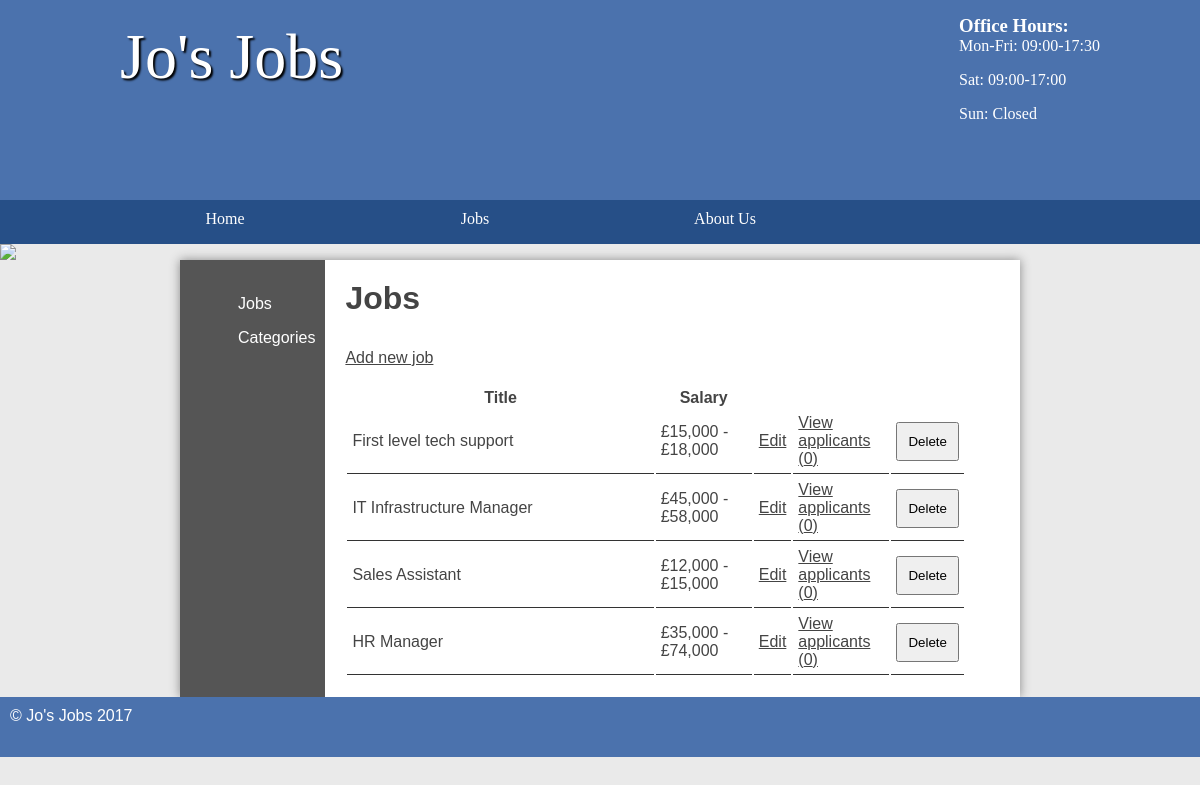
Screenshot of /websites/jobs/public/admin/jobs.php (signed in) with the database file from the repository.
### tables this page shows
CREATE TABLE `job` (
  `id` int(11) NOT NULL,
  `title` varchar(45) DEFAULT NULL,
  `description` longblob DEFAULT NULL,
  `salary` varchar(45) DEFAULT NULL,
  `closingDate` date DEFAULT NULL,
  `categoryId` int(11) DEFAULT NULL,
  `location` varchar(255) DEFAULT NULL,
  `archived` tinyint(1) NOT NULL DEFAULT 0
);

### websites/jobs/public/admin/jobs.php (the view, shortened to what this page needs)
<?php
$pdo = new PDO('mysql:dbname=job;host=mysql', 'student', 'student');
?>
<!DOCTYPE html>
<html>
	<head>
		<link rel="stylesheet" href="/styles.css"/>
	</head>
	<body>
	<header>
		<section>
			<aside>
				<h3>Office Hours:</h3>
				<p>Mon-Fri: 09:00-17:30</p>
				<p>Sat: 09:00-17:00</p>
				<p>Sun: Closed</p>
			</aside>
			<h1>Jo's Jobs</h1>
		</section>
	</header>
	<nav>
		<ul>
			<li><a href="/">Home</a></li>
			<li>Jobs
			</li>
			<li><a href="/about.html">About Us</a></li>
		</ul>
	</nav>
	<img src="/images/randombanner.php"/>
	<main class="sidebar">
	<section class="left">
		<ul>
			<li><a href="jobs.php">Jobs</a></li>
			<li><a href="categories.php">Categories</a></li>
		</ul>
	</section>
	<section class="right">
	<?php
		if (isset($_SESSION['loggedin']) && $_SESSION['loggedin'] == true) {
		?>
			<h2>Jobs</h2>
			<a class="new" href="addjob.php">Add new job</a>
			<?php
			echo '<table>';
			echo '<thead>';
			echo '<tr>';
			echo '<th>Title</th>';
			echo '<th style="width: 15%">Salary</th>';
			echo '<th style="width: 5%">&nbsp;</th>';
			echo '<th style="width: 15%">&nbsp;</th>';
			echo '<th style="width: 5%">&nbsp;</th>';
			echo '<th style="width: 5%">&nbsp;</th>';
			echo '</tr>';
			$stmt = $pdo->query('SELECT * FROM job');
			foreach ($stmt as $job) {
				$applicants = $pdo->prepare('SELECT count(*) as count FROM applicants WHERE jobId = :jobId');
				$applicants->execute(['jobId' => $job['id']]);
				$applicantCount = $applicants->fetch();
				echo '<tr>';
				echo '<td>' . $job['title'] . '</td>';
				echo '<td>' . $job['salary'] . '</td>';
				echo '<td><a style="float: right" href="editjob.php?id=' . $job['id'] . '">Edit</a></td>';
				echo '<td><a style="float: right" href="applicants.php?id=' . $job['id'] . '">View applicants (' . $applicantCount['count'] . ')</a></td>';
				echo '<td><form method="post" action="deletejob.php">
				<input type="hidden" name="id" value="' . $job['id'] . '" />
				<input type="submit" name="submit" value="Delete" />
				</form></td>';
				echo '</tr>';
			}
			echo '</thead>';
			echo '</table>';
		}
	?>
</section>
	</main>
	<footer>
		&copy; Jo's Jobs 2017
	</footer>
</body>
</html>

### websites/jobs/public/css/styles.css (style rules this page uses)
* { margin: 0; padding: 0; }
html { font-family: 'Oxygen-Regular', verdana, sans-serif; }
body { background-color: #eaeaea; }
header { background-color: #4b72ad ; color: white; height: 200px; }
header aside { float: right; margin-top: 15px; }
header section { width: 1000px; display: block; margin:auto; }
header h1 { float: left; margin-left: 20px; }
nav { width: 100%; background-color: #264f87; overflow: auto; }
body > img { width: 100%; display: block; }
nav ul { width: 1000px; margin: auto; display: block; list-style-type: none; }
nav ul li { width: 25%; float: left; overflow: auto; text-align: center; }
nav li { color: white; padding-top: 10px; display: block; }
nav a { color: white; text-decoration: none }
main ul { margin-left: 3em; }
main a { color: #333; }
nav { font-family: 'Oxygen-Regular'; }
header section { display: block; font-family: 'Oxygen-Regular', cursive; }
header h1 { font-weight: normal; }
h1 { font-size:4em; color: white; text-align: center; padding-top: 20px; text-shadow: 2px 2px 2px #000; }
main { min-height: 50vh; background-color: #fff; width: 70vw; display: block; margin: auto; box-shadow: 0px 0px 10px #888; color:#444; }
footer { min-height: 5vh; color: white; }
main h2 { font-size:2em; }
p, li, h2 { margin-bottom: 1em; }
footer { background-color: #4b72ad; padding: 10px; color: white; }
form select, form label, form input, form textarea { float: left; width: 200px; padding: 10px; margin-top: 20px; }
input[type="submit"] { clear: both; margin-left: 220px; width: 220px; }
.left ul { list-style-type: none }
section a { color: #444; }
table { width: 100%; margin-top: 20px; }
td { padding: 5px; border-bottom: 1px solid #333; }
.stock, .sidebar { display: table; }
.stock > ul, .sidebar .left { width: 10vw; list-style-type: none; display: table-cell; padding: 10px; background-color: #555; margin: 0; }
.stock .products, .sidebar .right { display: table-cell; padding: 20px; }
.stock > ul a, .sidebar .left a { color: white; text-decoration: none; }
table td input[type="submit"] { margin: 0; float: right; width: auto; padding: auto; }
.right { padding: 20px; }

### rows the page displays
job: title "First level tech support", salary "£15,000 - £18,000", count "0"
job: title "IT Infrastructure Manager", salary "£45,000 - £58,000", count "0"
job: title "Sales Assistant", salary "£12,000 - £15,000", count "0"
job: title "HR Manager", salary "£35,000 - £74,000", count "0"
